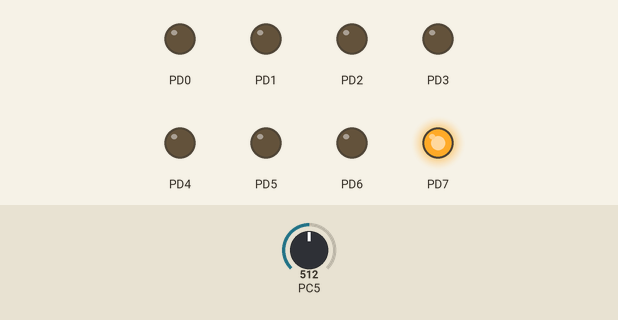
The program below on a simulated ATmega328P, built with avr-gcc and emulated at 16 MHz. Parts: output pins drawn as LEDs (lit = HIGH). The test bench sets the inputs (shaded band); at power-on: PC5 = 512.

Above: at 1.2 s.
1.3 s: PC5 set to 516
At 2.3 s:
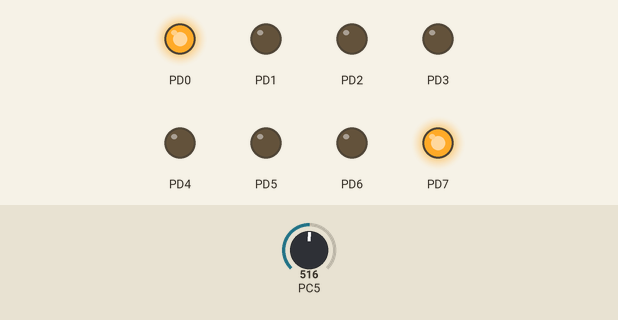
2.8 s: PC5 set to 511
At 3.4 s:
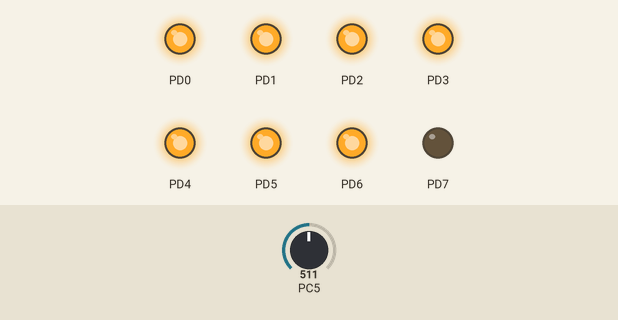
4.3 s: PC5 set to 306
At 4.6 s:
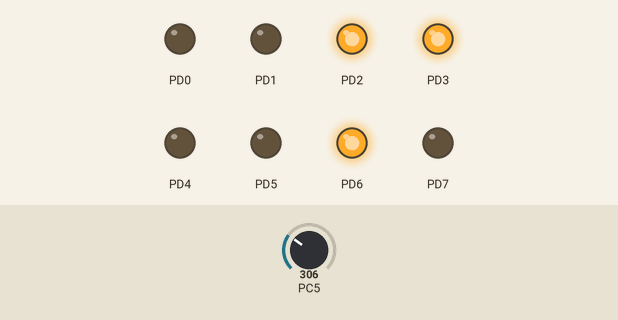
5.8 s: PC5 set to 303
At 6.9 s:
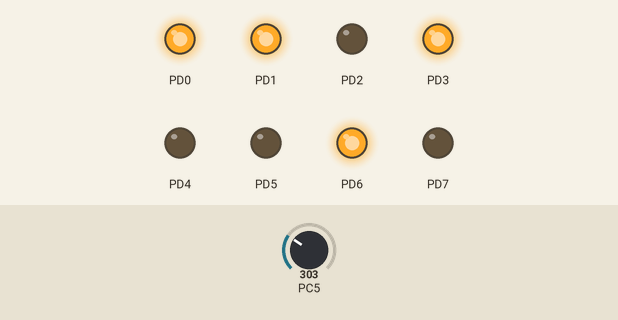
7.3 s: PC5 set to 122
At 8.0 s:
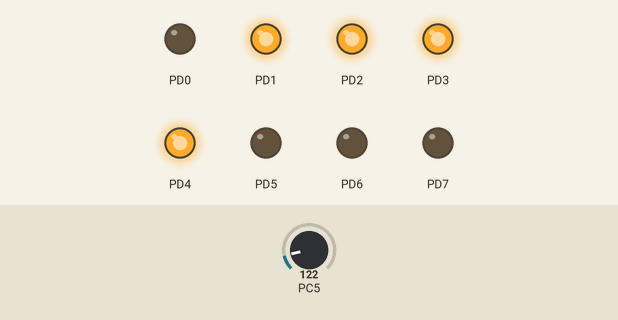
Timing chart, 0 to 9.8 s (numbered marks = the images above; inputs shaded):
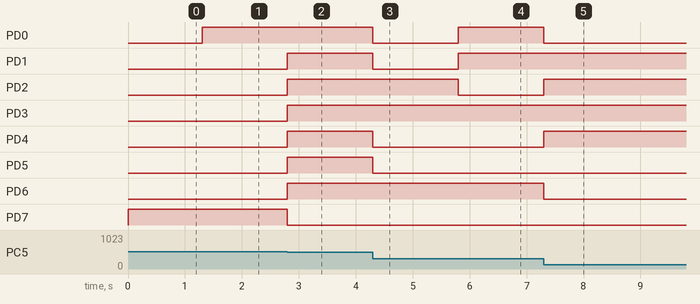

The program:

main.cpp
```cpp
#define __AVR_ATmega328P__
#define F_CPU 16000000L

#include <avr/io.h>
#include <util/delay.h>

void setupADC();
int readADC();

int main(){

    setupADC();

    //Set all pins on PORTD as output
    DDRD = 0xFF;

    while(1){
        PORTD = readADC();
    }

    return 0;
}

void setupADC(){
    //Setup voltage reference and multiplexer
    //ADC reads from ADC5
    //Set ADLAR
    ADMUX = (1 << REFS0) | (1 << MUX0) |(1 << MUX2) | (1 << ADLAR);

    //Set prescalar
    //Enable ADC
    ADCSRA = (1 << ADEN) | (1 << ADPS0) | (1 << ADPS1) | (1 << ADPS2);
}

int readADC(){
    //Start conversion
    ADCSRA |= (1 << ADSC);

    while(!(ADCSRA & (1<<ADIF))); //Wait until it finishes
    ADCSRA |= (1<<ADIF); //Clear flag

    //For 10-bit: Use ADCW instead of ADCH << 8 | ADCL and ADLAR = 0
    //FOr 8-bit: Use ADCH and ADLAR = 1
    return ADCH;
}
```

Measured:
- the behaviour switches between 515 and 516 on PC5 (found by bisection; images 0 and 1)
- the behaviour switches between 304 and 303 on PC5 (found by bisection; images 3 and 4)
- after the input at 1.3 s, PD0: LOW → HIGH at once
- after the input at 2.8 s, PD1–6: LOW → HIGH at once; PD7: HIGH → LOW at once
- after the input at 4.3 s, PD0, PD1, PD4, PD5: HIGH → LOW at once
- after the input at 5.8 s, PD0, PD1: LOW → HIGH at once; PD2: HIGH → LOW at once
- after the input at 7.3 s, PD0, PD6: HIGH → LOW at once; PD2, PD4: LOW → HIGH at once
